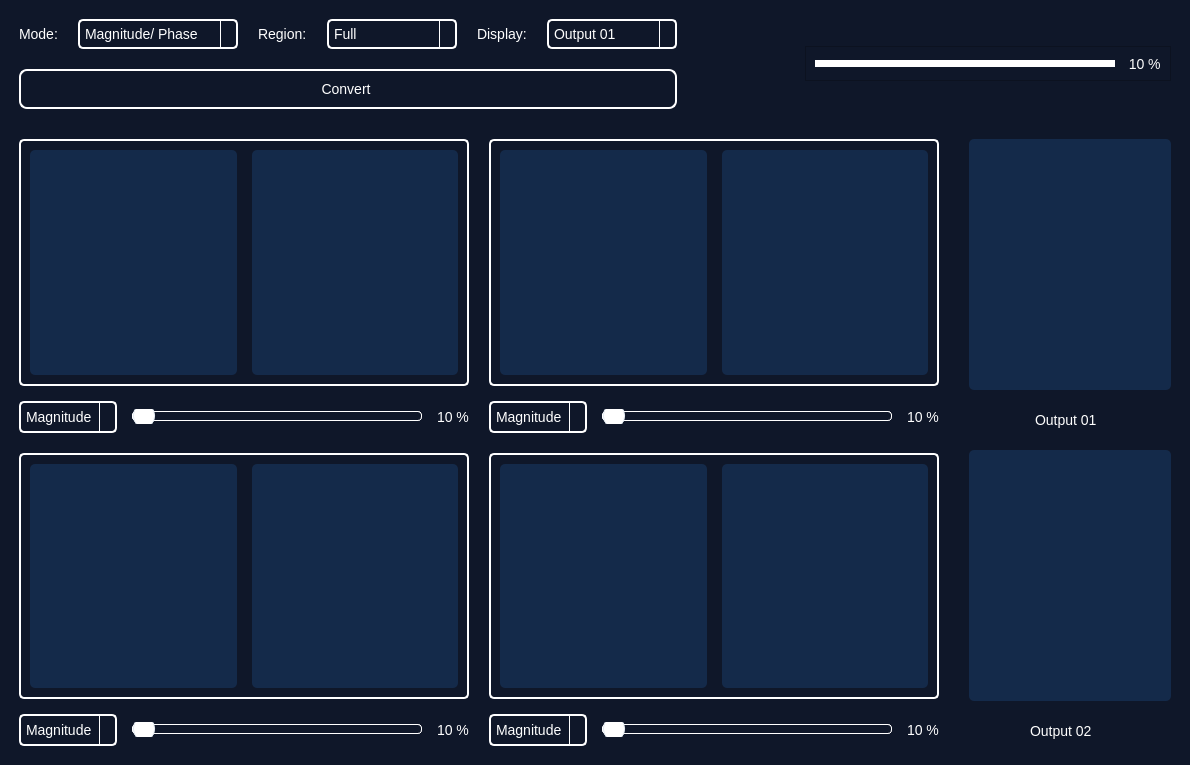
<?xml version="1.0" encoding="UTF-8"?>
<ui version="4.0">
 <class>MainWindow</class>
 <widget class="QMainWindow" name="MainWindow">
  <property name="geometry">
   <rect>
    <x>0</x>
    <y>0</y>
    <width>1190</width>
    <height>765</height>
   </rect>
  </property>
  <property name="windowTitle">
   <string>MainWindow</string>
  </property>
  <property name="styleSheet">
   <string notr="true">*{
    background-color: #0f1729;  
    color: #ffffff;     
	font-size:14px;

}

QLineEdit {
    background-color: #0f1729;   /* Updated dark background */
    color: #ffffff;              /* Updated white text */
    border: 1px solid #ffffff;   /* Updated blue border */
	border-top:none;
	border-right: none;
	border-left: none;
    padding: 4px 8px;
    font-size: 14px;
}

QLineEdit:hover {
    border: 1px solid #ffffff;   /* Updated lighter blue on hover */
	border-top:none;
	border-right: none;
	border-left: none;
}

QLineEdit:focus {
    border: 1px solid #ffffff;   /* Stronger blue when focused */
	border-top:none;
	border-right: none;
	border-left: none;
    background-color: #142A4A;   /* Slightly lighter background on focus */
    color: #ffffff;              /* Text turns blue when focused */
}

QLineEdit::placeholder {
    color: #39bef7;              /* Lighter blue for the placeholder */
    font-style: italic;
}

QLineEdit:disabled {
    background-color: #1B2C3E;   /* Darker background when disabled */
    color: #888888;              /* Gray text when disabled */
    border: 2px solid #666666;   /* Gray border when disabled */
}

QPushButton {
    background-color: #0f1729;
    border-radius: 8px;
    padding: 10px;
}

QPushButton:hover {
    background-color: #142A4A;
}

QToolTip {
    background-color: #0f1729;   /* Updated background */
    color: #e1e8f0;              /* Updated white text */
    border: 1px solid #39bef7;   /* Updated blue border */
    padding: 5px;
    border-radius: 8px;
    font-size: 14px;
}

/* Sliders */
QSlider::groove:horizontal {
    border: 1px solid #ffffff;   /* Updated white border */
    height: 8px;
    background: #0f1729;
    border-radius: 4px;
}

QSlider::handle:horizontal {
    background: #ffffff;         /* Updated white handle */
    border: 1px solid #e1e8f0;   /* White border around handle */
    width: 20px;
    height: 20px;
    border-radius: 10px;
    margin: -7px 0;
}

QSlider::sub-page:horizontal {
    background: #ffffff;         /* Updated white for sub-page */
    border: 1px solid #ffffff;   /* White border for sub-page */
    height: 8px;
    border-radius: 4px;
}

QSlider::add-page:horizontal {
    background: #0f1729;
    border: 1px solid #ffffff;   /* White border for add-page */
    height: 8px;
    border-radius: 4px;
}


</string>
  </property>
  <widget class="QWidget" name="centralwidget">
   <layout class="QGridLayout" name="gridLayout">
    <property name="horizontalSpacing">
     <number>9</number>
    </property>
    <property name="verticalSpacing">
     <number>30</number>
    </property>
    <item row="0" column="0" colspan="2">
     <layout class="QVBoxLayout" name="verticalLayout_15">
      <property name="leftMargin">
       <number>10</number>
      </property>
      <property name="topMargin">
       <number>10</number>
      </property>
      <property name="rightMargin">
       <number>10</number>
      </property>
      <item>
       <layout class="QHBoxLayout" name="horizontalLayout_2">
        <property name="spacing">
         <number>20</number>
        </property>
        <item>
         <layout class="QVBoxLayout" name="verticalLayout_2">
          <property name="spacing">
           <number>20</number>
          </property>
          <item>
           <layout class="QHBoxLayout" name="horizontalLayout_9">
            <item>
             <layout class="QHBoxLayout" name="horizontalLayout_3">
              <item>
               <widget class="QLabel" name="label">
                <property name="maximumSize">
                 <size>
                  <width>45</width>
                  <height>30</height>
                 </size>
                </property>
                <property name="styleSheet">
                 <string notr="true">font-size:14px;
</string>
                </property>
                <property name="text">
                 <string>Mode:</string>
                </property>
               </widget>
              </item>
              <item>
               <widget class="QComboBox" name="modeComboBox">
                <property name="minimumSize">
                 <size>
                  <width>160</width>
                  <height>0</height>
                 </size>
                </property>
                <property name="maximumSize">
                 <size>
                  <width>200</width>
                  <height>30</height>
                 </size>
                </property>
                <property name="styleSheet">
                 <string notr="true">*{
border:none;
margin-top: 0px;
font-size:14px;
}
QComboBox {
    background-color: #0f1729;
    color: #ffffff;
    border: 2px solid #ffffff;   /* White border */
    border-radius: 5px;
    padding: 5px;
}

QComboBox::drop-down {
    border-left: 1px solid #ffffff; /* White border */
}

QComboBox QAbstractItemView {
    background-color: #0f1729;  /* Background color of dropdown items */
    color: #ffffff;             /* Text color of dropdown items */
    border: 1px solid #ffffff;  /* Border around the dropdown */
    selection-background-color: #1e293b;
    selection-color: #ffffff;            /* Text color of selected item */
    padding: 5px;
}
</string>
                </property>
                <item>
                 <property name="text">
                  <string>Magnitude/ Phase</string>
                 </property>
                </item>
                <item>
                 <property name="text">
                  <string>Real/ Imaginary</string>
                 </property>
                </item>
               </widget>
              </item>
             </layout>
            </item>
            <item>
             <layout class="QHBoxLayout" name="horizontalLayout_6">
              <item>
               <widget class="QLabel" name="label_3">
                <property name="maximumSize">
                 <size>
                  <width>60</width>
                  <height>30</height>
                 </size>
                </property>
                <property name="text">
                 <string>Region:</string>
                </property>
               </widget>
              </item>
              <item>
               <widget class="QComboBox" name="regionComboScale">
                <property name="minimumSize">
                 <size>
                  <width>130</width>
                  <height>0</height>
                 </size>
                </property>
                <property name="maximumSize">
                 <size>
                  <width>160</width>
                  <height>30</height>
                 </size>
                </property>
                <property name="styleSheet">
                 <string notr="true">*{
border:none;
margin-top: 0px;
font-size:14px;
}
QComboBox {
    background-color: #0f1729;
    color: #ffffff;
    border: 2px solid #ffffff;   /* White border */
    border-radius: 5px;
    padding: 5px;
}

QComboBox::drop-down {
    border-left: 1px solid #ffffff; /* White border */
}

QComboBox QAbstractItemView {
    background-color: #0f1729;  /* Background color of dropdown items */
    color: #ffffff;             /* Text color of dropdown items */
    border: 1px solid #ffffff;  /* Border around the dropdown */
    selection-background-color: #1e293b;
    selection-color: #ffffff;            /* Text color of selected item */
    padding: 5px;
}
</string>
                </property>
                <item>
                 <property name="text">
                  <string>Full</string>
                 </property>
                </item>
                <item>
                 <property name="text">
                  <string>Inner</string>
                 </property>
                </item>
                <item>
                 <property name="text">
                  <string>Outer</string>
                 </property>
                </item>
               </widget>
              </item>
             </layout>
            </item>
            <item>
             <layout class="QHBoxLayout" name="horizontalLayout_8">
              <item>
               <widget class="QLabel" name="label_4">
                <property name="maximumSize">
                 <size>
                  <width>60</width>
                  <height>30</height>
                 </size>
                </property>
                <property name="text">
                 <string>Display:</string>
                </property>
               </widget>
              </item>
              <item>
               <widget class="QComboBox" name="displayComboBox">
                <property name="minimumSize">
                 <size>
                  <width>130</width>
                  <height>0</height>
                 </size>
                </property>
                <property name="maximumSize">
                 <size>
                  <width>160</width>
                  <height>30</height>
                 </size>
                </property>
                <property name="styleSheet">
                 <string notr="true">*{
border:none;
margin-top: 0px;
font-size:14px;
}
QComboBox {
    background-color: #0f1729;
    color: #ffffff;
    border: 2px solid #ffffff;   /* White border */
    border-radius: 5px;
    padding: 5px;
}

QComboBox::drop-down {
    border-left: 1px solid #ffffff; /* White border */
}

QComboBox QAbstractItemView {
    background-color: #0f1729;  /* Background color of dropdown items */
    color: #ffffff;             /* Text color of dropdown items */
    border: 1px solid #ffffff;  /* Border around the dropdown */
    selection-background-color: #1e293b;
    selection-color: #ffffff;            /* Text color of selected item */
    padding: 5px;
}
</string>
                </property>
                <item>
                 <property name="text">
                  <string>Output 01</string>
                 </property>
                </item>
                <item>
                 <property name="text">
                  <string>Output 02</string>
                 </property>
                </item>
               </widget>
              </item>
             </layout>
            </item>
           </layout>
          </item>
          <item>
           <layout class="QHBoxLayout" name="horizontalLayout_10">
            <item>
             <widget class="QPushButton" name="convertButton">
              <property name="maximumSize">
               <size>
                <width>16777215</width>
                <height>40</height>
               </size>
              </property>
              <property name="layoutDirection">
               <enum>Qt::RightToLeft</enum>
              </property>
              <property name="styleSheet">
               <string notr="true">    border: 2px solid #ffffff;   /* White border */
</string>
              </property>
              <property name="text">
               <string>Convert </string>
              </property>
              <property name="icon">
               <iconset resource="icons_setup/icons.qrc">
                <normaloff>:/icons_setup/icons/convert.png</normaloff>:/icons_setup/icons/convert.png</iconset>
              </property>
              <property name="iconSize">
               <size>
                <width>16</width>
                <height>16</height>
               </size>
              </property>
             </widget>
            </item>
           </layout>
          </item>
         </layout>
        </item>
        <item>
         <spacer name="horizontalSpacer">
          <property name="orientation">
           <enum>Qt::Horizontal</enum>
          </property>
          <property name="sizeHint" stdset="0">
           <size>
            <width>40</width>
            <height>20</height>
           </size>
          </property>
         </spacer>
        </item>
        <item>
         <layout class="QHBoxLayout" name="horizontalLayout_7">
          <item>
           <widget class="QFrame" name="loadingParent">
            <property name="maximumSize">
             <size>
              <width>16777215</width>
              <height>35</height>
             </size>
            </property>
            <property name="frameShape">
             <enum>QFrame::StyledPanel</enum>
            </property>
            <property name="frameShadow">
             <enum>QFrame::Raised</enum>
            </property>
            <layout class="QHBoxLayout" name="horizontalLayout_24">
             <item>
              <widget class="QFrame" name="loadingFrame">
               <property name="minimumSize">
                <size>
                 <width>300</width>
                 <height>0</height>
                </size>
               </property>
               <property name="maximumSize">
                <size>
                 <width>500</width>
                 <height>7</height>
                </size>
               </property>
               <property name="styleSheet">
                <string notr="true">*{
background-color: #ffffff;
border-radius: 10px;
}

</string>
               </property>
               <property name="frameShape">
                <enum>QFrame::StyledPanel</enum>
               </property>
               <property name="frameShadow">
                <enum>QFrame::Raised</enum>
               </property>
              </widget>
             </item>
             <item>
              <widget class="QLabel" name="convertingLoading">
               <property name="maximumSize">
                <size>
                 <width>50</width>
                 <height>30</height>
                </size>
               </property>
               <property name="text">
                <string>  10 %</string>
               </property>
              </widget>
             </item>
            </layout>
           </widget>
          </item>
         </layout>
        </item>
       </layout>
      </item>
     </layout>
    </item>
    <item row="2" column="0" colspan="2">
     <layout class="QHBoxLayout" name="horizontalLayout">
      <property name="spacing">
       <number>30</number>
      </property>
      <property name="leftMargin">
       <number>10</number>
      </property>
      <property name="rightMargin">
       <number>10</number>
      </property>
      <property name="bottomMargin">
       <number>10</number>
      </property>
      <item>
       <layout class="QVBoxLayout" name="verticalLayout_4">
        <property name="spacing">
         <number>20</number>
        </property>
        <item>
         <layout class="QHBoxLayout" name="horizontalLayout_11">
          <item>
           <layout class="QVBoxLayout" name="verticalLayout_10">
            <property name="spacing">
             <number>15</number>
            </property>
            <item>
             <layout class="QHBoxLayout" name="horizontalLayout_13">
              <item>
               <widget class="QFrame" name="image1Frame">
                <property name="minimumSize">
                 <size>
                  <width>450</width>
                  <height>0</height>
                 </size>
                </property>
                <property name="maximumSize">
                 <size>
                  <width>800</width>
                  <height>800</height>
                 </size>
                </property>
                <property name="styleSheet">
                 <string notr="true">border: 2px solid #ffffff;   /* White border */
padding: 0;
border-radius: 5px;
</string>
                </property>
                <property name="frameShape">
                 <enum>QFrame::StyledPanel</enum>
                </property>
                <property name="frameShadow">
                 <enum>QFrame::Raised</enum>
                </property>
                <layout class="QHBoxLayout" name="horizontalLayout_14">
                 <property name="spacing">
                  <number>15</number>
                 </property>
                 <item>
                  <widget class="QFrame" name="image1">
                   <property name="sizePolicy">
                    <sizepolicy hsizetype="Preferred" vsizetype="Expanding">
                     <horstretch>0</horstretch>
                     <verstretch>0</verstretch>
                    </sizepolicy>
                   </property>
                   <property name="minimumSize">
                    <size>
                     <width>200</width>
                     <height>200</height>
                    </size>
                   </property>
                   <property name="maximumSize">
                    <size>
                     <width>600</width>
                     <height>600</height>
                    </size>
                   </property>
                   <property name="styleSheet">
                    <string notr="true">border: none;
    background-color: #142A4A;
    border-radius: 5px;

</string>
                   </property>
                   <property name="frameShape">
                    <enum>QFrame::StyledPanel</enum>
                   </property>
                   <property name="frameShadow">
                    <enum>QFrame::Raised</enum>
                   </property>
                   <layout class="QVBoxLayout" name="verticalLayout_3"/>
                  </widget>
                 </item>
                 <item>
                  <widget class="QFrame" name="image1Frequancy">
                   <property name="sizePolicy">
                    <sizepolicy hsizetype="Preferred" vsizetype="Expanding">
                     <horstretch>0</horstretch>
                     <verstretch>0</verstretch>
                    </sizepolicy>
                   </property>
                   <property name="minimumSize">
                    <size>
                     <width>200</width>
                     <height>200</height>
                    </size>
                   </property>
                   <property name="maximumSize">
                    <size>
                     <width>500</width>
                     <height>500</height>
                    </size>
                   </property>
                   <property name="styleSheet">
                    <string notr="true">border: none;
background-color: #142A4A;
    border-radius: 5px;

</string>
                   </property>
                   <property name="frameShape">
                    <enum>QFrame::StyledPanel</enum>
                   </property>
                   <property name="frameShadow">
                    <enum>QFrame::Raised</enum>
                   </property>
                   <layout class="QVBoxLayout" name="verticalLayout_5"/>
                  </widget>
                 </item>
                </layout>
               </widget>
              </item>
             </layout>
            </item>
            <item>
             <layout class="QHBoxLayout" name="horizontalLayout_12">
              <item>
               <widget class="QComboBox" name="image1ComboBox">
                <property name="styleSheet">
                 <string notr="true">*{
border:none;
margin-top: 0px;
font-size:14px;
}
QComboBox {
    background-color: #0f1729;
    color: #ffffff;
    border: 2px solid #ffffff;   /* White border */
    border-radius: 5px;
    padding: 5px;
}

QComboBox::drop-down {
    border-left: 1px solid #ffffff; /* White border */
}

QComboBox QAbstractItemView {
    background-color: #0f1729;  /* Background color of dropdown items */
    color: #ffffff;             /* Text color of dropdown items */
    border: 1px solid #ffffff;  /* Border around the dropdown */
    selection-background-color: #1e293b;
    selection-color: #ffffff;            /* Text color of selected item */
    padding: 5px;
}
</string>
                </property>
                <item>
                 <property name="text">
                  <string>Magnitude</string>
                 </property>
                </item>
                <item>
                 <property name="text">
                  <string>Phase</string>
                 </property>
                </item>
               </widget>
              </item>
              <item>
               <widget class="QSlider" name="image1Slider">
                <property name="styleSheet">
                 <string notr="true">/* Sliders */
QSlider::groove:horizontal {
    border: 1px solid #ffffff;   /* Updated white border */
    height: 8px;
    background: #0f1729;
    border-radius: 4px;
}

QSlider::handle:horizontal {
    background: #ffffff;         /* Updated white handle */
    border: 1px solid #e1e8f0;   /* White border around handle */
    width: 20px;
    height: 20px;
    border-radius: 10px;
    margin: -7px 0;
}

QSlider::sub-page:horizontal {
    background: #ffffff;         /* Updated white for sub-page */
    border: 1px solid #ffffff;   /* White border for sub-page */
    height: 8px;
    border-radius: 4px;
}

QSlider::add-page:horizontal {
    background: #0f1729;
    border: 1px solid #ffffff;   /* White border for add-page */
    height: 8px;
    border-radius: 4px;
}</string>
                </property>
                <property name="orientation">
                 <enum>Qt::Horizontal</enum>
                </property>
               </widget>
              </item>
              <item>
               <widget class="QLabel" name="image1Loading">
                <property name="text">
                 <string>10 %</string>
                </property>
               </widget>
              </item>
             </layout>
            </item>
           </layout>
          </item>
          <item>
           <layout class="QVBoxLayout" name="verticalLayout_7">
            <property name="spacing">
             <number>15</number>
            </property>
            <item>
             <layout class="QHBoxLayout" name="horizontalLayout_16">
              <item>
               <widget class="QFrame" name="image2Frame">
                <property name="minimumSize">
                 <size>
                  <width>450</width>
                  <height>0</height>
                 </size>
                </property>
                <property name="maximumSize">
                 <size>
                  <width>800</width>
                  <height>800</height>
                 </size>
                </property>
                <property name="styleSheet">
                 <string notr="true">border: 2px solid #ffffff;   /* White border */
padding: 0;
    border-radius: 5px;
</string>
                </property>
                <property name="frameShape">
                 <enum>QFrame::StyledPanel</enum>
                </property>
                <property name="frameShadow">
                 <enum>QFrame::Raised</enum>
                </property>
                <layout class="QHBoxLayout" name="horizontalLayout_15">
                 <property name="spacing">
                  <number>15</number>
                 </property>
                 <item>
                  <widget class="QFrame" name="image2">
                   <property name="sizePolicy">
                    <sizepolicy hsizetype="Preferred" vsizetype="Expanding">
                     <horstretch>0</horstretch>
                     <verstretch>0</verstretch>
                    </sizepolicy>
                   </property>
                   <property name="minimumSize">
                    <size>
                     <width>200</width>
                     <height>200</height>
                    </size>
                   </property>
                   <property name="maximumSize">
                    <size>
                     <width>500</width>
                     <height>500</height>
                    </size>
                   </property>
                   <property name="styleSheet">
                    <string notr="true">border: none;
background-color: #142A4A;
    border-radius: 5px;

</string>
                   </property>
                   <property name="frameShape">
                    <enum>QFrame::StyledPanel</enum>
                   </property>
                   <property name="frameShadow">
                    <enum>QFrame::Raised</enum>
                   </property>
                   <layout class="QVBoxLayout" name="verticalLayout_6"/>
                  </widget>
                 </item>
                 <item>
                  <widget class="QFrame" name="image2Frequency">
                   <property name="sizePolicy">
                    <sizepolicy hsizetype="Preferred" vsizetype="Expanding">
                     <horstretch>0</horstretch>
                     <verstretch>0</verstretch>
                    </sizepolicy>
                   </property>
                   <property name="minimumSize">
                    <size>
                     <width>200</width>
                     <height>200</height>
                    </size>
                   </property>
                   <property name="maximumSize">
                    <size>
                     <width>500</width>
                     <height>500</height>
                    </size>
                   </property>
                   <property name="styleSheet">
                    <string notr="true">border: none;
background-color: #142A4A;
    border-radius: 5px;

</string>
                   </property>
                   <property name="frameShape">
                    <enum>QFrame::StyledPanel</enum>
                   </property>
                   <property name="frameShadow">
                    <enum>QFrame::Raised</enum>
                   </property>
                   <layout class="QVBoxLayout" name="verticalLayout_8"/>
                  </widget>
                 </item>
                </layout>
               </widget>
              </item>
             </layout>
            </item>
            <item>
             <layout class="QHBoxLayout" name="horizontalLayout_17">
              <item>
               <widget class="QComboBox" name="image2ComboBox">
                <property name="styleSheet">
                 <string notr="true">*{
border:none;
margin-top: 0px;
font-size:14px;
}
QComboBox {
    background-color: #0f1729;
    color: #ffffff;
    border: 2px solid #ffffff;   /* White border */
    border-radius: 5px;
    padding: 5px;
}

QComboBox::drop-down {
    border-left: 1px solid #ffffff; /* White border */
}

QComboBox QAbstractItemView {
    background-color: #0f1729;  /* Background color of dropdown items */
    color: #ffffff;             /* Text color of dropdown items */
    border: 1px solid #ffffff;  /* Border around the dropdown */
    selection-background-color: #1e293b;
    selection-color: #ffffff;            /* Text color of selected item */
    padding: 5px;
}
</string>
                </property>
                <item>
                 <property name="text">
                  <string>Magnitude</string>
                 </property>
                </item>
                <item>
                 <property name="text">
                  <string>Phase</string>
                 </property>
                </item>
               </widget>
              </item>
              <item>
               <widget class="QSlider" name="image2Slider">
                <property name="styleSheet">
                 <string notr="true">/* Sliders */
QSlider::groove:horizontal {
    border: 1px solid #ffffff;   /* Updated white border */
    height: 8px;
    background: #0f1729;
    border-radius: 4px;
}

QSlider::handle:horizontal {
    background: #ffffff;         /* Updated white handle */
    border: 1px solid #e1e8f0;   /* White border around handle */
    width: 20px;
    height: 20px;
    border-radius: 10px;
    margin: -7px 0;
}

QSlider::sub-page:horizontal {
    background: #ffffff;         /* Updated white for sub-page */
    border: 1px solid #ffffff;   /* White border for sub-page */
    height: 8px;
    border-radius: 4px;
}

QSlider::add-page:horizontal {
    background: #0f1729;
    border: 1px solid #ffffff;   /* White border for add-page */
    height: 8px;
    border-radius: 4px;
}</string>
                </property>
                <property name="orientation">
                 <enum>Qt::Horizontal</enum>
                </property>
               </widget>
              </item>
              <item>
               <widget class="QLabel" name="image2Loading">
                <property name="text">
                 <string>10 %</string>
                </property>
               </widget>
              </item>
             </layout>
            </item>
           </layout>
          </item>
         </layout>
        </item>
        <item>
         <layout class="QHBoxLayout" name="horizontalLayout_4">
          <item>
           <layout class="QVBoxLayout" name="verticalLayout_12">
            <property name="spacing">
             <number>15</number>
            </property>
            <item>
             <layout class="QHBoxLayout" name="horizontalLayout_18">
              <item>
               <widget class="QFrame" name="image3Frame">
                <property name="minimumSize">
                 <size>
                  <width>450</width>
                  <height>0</height>
                 </size>
                </property>
                <property name="maximumSize">
                 <size>
                  <width>800</width>
                  <height>800</height>
                 </size>
                </property>
                <property name="styleSheet">
                 <string notr="true">border: 2px solid #ffffff;   /* White border */
padding: 0;
    border-radius: 5px;

</string>
                </property>
                <property name="frameShape">
                 <enum>QFrame::StyledPanel</enum>
                </property>
                <property name="frameShadow">
                 <enum>QFrame::Raised</enum>
                </property>
                <layout class="QHBoxLayout" name="horizontalLayout_22">
                 <property name="spacing">
                  <number>15</number>
                 </property>
                 <item>
                  <widget class="QFrame" name="image3">
                   <property name="sizePolicy">
                    <sizepolicy hsizetype="Preferred" vsizetype="Expanding">
                     <horstretch>0</horstretch>
                     <verstretch>0</verstretch>
                    </sizepolicy>
                   </property>
                   <property name="minimumSize">
                    <size>
                     <width>200</width>
                     <height>200</height>
                    </size>
                   </property>
                   <property name="maximumSize">
                    <size>
                     <width>500</width>
                     <height>500</height>
                    </size>
                   </property>
                   <property name="styleSheet">
                    <string notr="true">border: none;
    background-color: #142A4A;
    border-radius: 5px;

</string>
                   </property>
                   <property name="frameShape">
                    <enum>QFrame::StyledPanel</enum>
                   </property>
                   <property name="frameShadow">
                    <enum>QFrame::Raised</enum>
                   </property>
                   <layout class="QVBoxLayout" name="verticalLayout_20"/>
                  </widget>
                 </item>
                 <item>
                  <widget class="QFrame" name="image3Frequency">
                   <property name="sizePolicy">
                    <sizepolicy hsizetype="Preferred" vsizetype="Expanding">
                     <horstretch>0</horstretch>
                     <verstretch>0</verstretch>
                    </sizepolicy>
                   </property>
                   <property name="minimumSize">
                    <size>
                     <width>200</width>
                     <height>200</height>
                    </size>
                   </property>
                   <property name="maximumSize">
                    <size>
                     <width>500</width>
                     <height>500</height>
                    </size>
                   </property>
                   <property name="styleSheet">
                    <string notr="true">border: none;
    background-color: #142A4A;
    border-radius: 5px;

</string>
                   </property>
                   <property name="frameShape">
                    <enum>QFrame::StyledPanel</enum>
                   </property>
                   <property name="frameShadow">
                    <enum>QFrame::Raised</enum>
                   </property>
                   <layout class="QVBoxLayout" name="verticalLayout_19"/>
                  </widget>
                 </item>
                </layout>
               </widget>
              </item>
             </layout>
            </item>
            <item>
             <layout class="QHBoxLayout" name="horizontalLayout_19">
              <item>
               <widget class="QComboBox" name="image3ComboBox">
                <property name="styleSheet">
                 <string notr="true">*{
border:none;
margin-top: 0px;
font-size:14px;
}
QComboBox {
    background-color: #0f1729;
    color: #ffffff;
    border: 2px solid #ffffff;   /* White border */
    border-radius: 5px;
    padding: 5px;
}

QComboBox::drop-down {
    border-left: 1px solid #ffffff; /* White border */
}

QComboBox QAbstractItemView {
    background-color: #0f1729;  /* Background color of dropdown items */
    color: #ffffff;             /* Text color of dropdown items */
    border: 1px solid #ffffff;  /* Border around the dropdown */
    selection-background-color: #1e293b;
    selection-color: #ffffff;            /* Text color of selected item */
    padding: 5px;
}
</string>
                </property>
                <item>
                 <property name="text">
                  <string>Magnitude</string>
                 </property>
                </item>
                <item>
                 <property name="text">
                  <string>Phase</string>
                 </property>
                </item>
               </widget>
              </item>
              <item>
               <widget class="QSlider" name="image3Slider">
                <property name="orientation">
                 <enum>Qt::Horizontal</enum>
                </property>
               </widget>
              </item>
              <item>
               <widget class="QLabel" name="image3Loading">
                <property name="text">
                 <string>10 %</string>
                </property>
               </widget>
              </item>
             </layout>
            </item>
           </layout>
          </item>
          <item>
           <layout class="QVBoxLayout" name="verticalLayout_11">
            <property name="spacing">
             <number>15</number>
            </property>
            <item>
             <layout class="QHBoxLayout" name="horizontalLayout_20">
              <item>
               <widget class="QFrame" name="image4Frame">
                <property name="minimumSize">
                 <size>
                  <width>450</width>
                  <height>0</height>
                 </size>
                </property>
                <property name="maximumSize">
                 <size>
                  <width>800</width>
                  <height>800</height>
                 </size>
                </property>
                <property name="styleSheet">
                 <string notr="true">border: 2px solid #ffffff;   /* White border */
padding: 0;
    border-radius: 5px;

</string>
                </property>
                <property name="frameShape">
                 <enum>QFrame::StyledPanel</enum>
                </property>
                <property name="frameShadow">
                 <enum>QFrame::Raised</enum>
                </property>
                <layout class="QHBoxLayout" name="horizontalLayout_23">
                 <property name="spacing">
                  <number>15</number>
                 </property>
                 <item>
                  <widget class="QFrame" name="image4">
                   <property name="sizePolicy">
                    <sizepolicy hsizetype="Preferred" vsizetype="Expanding">
                     <horstretch>0</horstretch>
                     <verstretch>0</verstretch>
                    </sizepolicy>
                   </property>
                   <property name="minimumSize">
                    <size>
                     <width>200</width>
                     <height>200</height>
                    </size>
                   </property>
                   <property name="maximumSize">
                    <size>
                     <width>500</width>
                     <height>500</height>
                    </size>
                   </property>
                   <property name="styleSheet">
                    <string notr="true">border: none;
    background-color: #142A4A;
    border-radius: 5px;

</string>
                   </property>
                   <property name="frameShape">
                    <enum>QFrame::StyledPanel</enum>
                   </property>
                   <property name="frameShadow">
                    <enum>QFrame::Raised</enum>
                   </property>
                   <layout class="QVBoxLayout" name="verticalLayout_18"/>
                  </widget>
                 </item>
                 <item>
                  <widget class="QFrame" name="image4Frequency">
                   <property name="sizePolicy">
                    <sizepolicy hsizetype="Preferred" vsizetype="Expanding">
                     <horstretch>0</horstretch>
                     <verstretch>0</verstretch>
                    </sizepolicy>
                   </property>
                   <property name="minimumSize">
                    <size>
                     <width>200</width>
                     <height>200</height>
                    </size>
                   </property>
                   <property name="maximumSize">
                    <size>
                     <width>500</width>
                     <height>500</height>
                    </size>
                   </property>
                   <property name="styleSheet">
                    <string notr="true">border: none;
    background-color: #142A4A;
    border-radius: 5px;

</string>
                   </property>
                   <property name="frameShape">
                    <enum>QFrame::StyledPanel</enum>
                   </property>
                   <property name="frameShadow">
                    <enum>QFrame::Raised</enum>
                   </property>
                   <layout class="QVBoxLayout" name="verticalLayout_17"/>
                  </widget>
                 </item>
                </layout>
               </widget>
              </item>
             </layout>
            </item>
            <item>
             <layout class="QHBoxLayout" name="horizontalLayout_21">
              <item>
               <widget class="QComboBox" name="image4ComboBox">
                <property name="styleSheet">
                 <string notr="true">*{
border:none;
margin-top: 0px;
font-size:14px;
}
QComboBox {
    background-color: #0f1729;
    color: #ffffff;
    border: 2px solid #ffffff;   /* White border */
    border-radius: 5px;
    padding: 5px;
}

QComboBox::drop-down {
    border-left: 1px solid #ffffff; /* White border */
}

QComboBox QAbstractItemView {
    background-color: #0f1729;  /* Background color of dropdown items */
    color: #ffffff;             /* Text color of dropdown items */
    border: 1px solid #ffffff;  /* Border around the dropdown */
    selection-background-color: #1e293b;
    selection-color: #ffffff;            /* Text color of selected item */
    padding: 5px;
}
</string>
                </property>
                <item>
                 <property name="text">
                  <string>Magnitude</string>
                 </property>
                </item>
                <item>
                 <property name="text">
                  <string>Phase</string>
                 </property>
                </item>
               </widget>
              </item>
              <item>
               <widget class="QSlider" name="image4Slider">
                <property name="orientation">
                 <enum>Qt::Horizontal</enum>
                </property>
               </widget>
              </item>
              <item>
               <widget class="QLabel" name="image4Loading">
                <property name="text">
                 <string>10 %</string>
                </property>
               </widget>
              </item>
             </layout>
            </item>
           </layout>
          </item>
         </layout>
        </item>
       </layout>
      </item>
      <item>
       <layout class="QVBoxLayout" name="verticalLayout">
        <property name="spacing">
         <number>15</number>
        </property>
        <item>
         <layout class="QVBoxLayout" name="verticalLayout_13">
          <property name="leftMargin">
           <number>0</number>
          </property>
          <property name="topMargin">
           <number>0</number>
          </property>
          <property name="rightMargin">
           <number>0</number>
          </property>
          <property name="bottomMargin">
           <number>0</number>
          </property>
          <item>
           <widget class="QFrame" name="output1Frame">
            <property name="sizePolicy">
             <sizepolicy hsizetype="Expanding" vsizetype="Preferred">
              <horstretch>0</horstretch>
              <verstretch>0</verstretch>
             </sizepolicy>
            </property>
            <property name="minimumSize">
             <size>
              <width>200</width>
              <height>200</height>
             </size>
            </property>
            <property name="maximumSize">
             <size>
              <width>400</width>
              <height>500</height>
             </size>
            </property>
            <property name="styleSheet">
             <string notr="true">border: none;
background-color: #142A4A;
    border-radius: 5px;

</string>
            </property>
            <property name="frameShape">
             <enum>QFrame::StyledPanel</enum>
            </property>
            <property name="frameShadow">
             <enum>QFrame::Raised</enum>
            </property>
            <layout class="QVBoxLayout" name="verticalLayout_9"/>
           </widget>
          </item>
          <item>
           <layout class="QHBoxLayout" name="horizontalLayout_5">
            <item>
             <widget class="QLabel" name="label_2">
              <property name="maximumSize">
               <size>
                <width>70</width>
                <height>30</height>
               </size>
              </property>
              <property name="text">
               <string>Output 01</string>
              </property>
             </widget>
            </item>
           </layout>
          </item>
         </layout>
        </item>
        <item>
         <layout class="QVBoxLayout" name="verticalLayout_14">
          <property name="leftMargin">
           <number>0</number>
          </property>
          <property name="topMargin">
           <number>0</number>
          </property>
          <property name="rightMargin">
           <number>0</number>
          </property>
          <property name="bottomMargin">
           <number>0</number>
          </property>
          <item>
           <widget class="QFrame" name="output2Frame">
            <property name="sizePolicy">
             <sizepolicy hsizetype="Maximum" vsizetype="Preferred">
              <horstretch>0</horstretch>
              <verstretch>0</verstretch>
             </sizepolicy>
            </property>
            <property name="minimumSize">
             <size>
              <width>200</width>
              <height>200</height>
             </size>
            </property>
            <property name="maximumSize">
             <size>
              <width>500</width>
              <height>500</height>
             </size>
            </property>
            <property name="styleSheet">
             <string notr="true">border: none;
background-color: #142A4A;
    border-radius: 5px;

</string>
            </property>
            <property name="frameShape">
             <enum>QFrame::StyledPanel</enum>
            </property>
            <property name="frameShadow">
             <enum>QFrame::Raised</enum>
            </property>
            <layout class="QVBoxLayout" name="verticalLayout_16"/>
           </widget>
          </item>
          <item>
           <layout class="QHBoxLayout" name="horizontalLayout_25">
            <item>
             <widget class="QLabel" name="label_5">
              <property name="minimumSize">
               <size>
                <width>0</width>
                <height>0</height>
               </size>
              </property>
              <property name="maximumSize">
               <size>
                <width>80</width>
                <height>30</height>
               </size>
              </property>
              <property name="text">
               <string>Output 02</string>
              </property>
             </widget>
            </item>
           </layout>
          </item>
         </layout>
        </item>
       </layout>
      </item>
     </layout>
    </item>
   </layout>
  </widget>
 </widget>
 <resources>
  <include location="icons_setup/icons.qrc"/>
 </resources>
 <connections/>
</ui>
